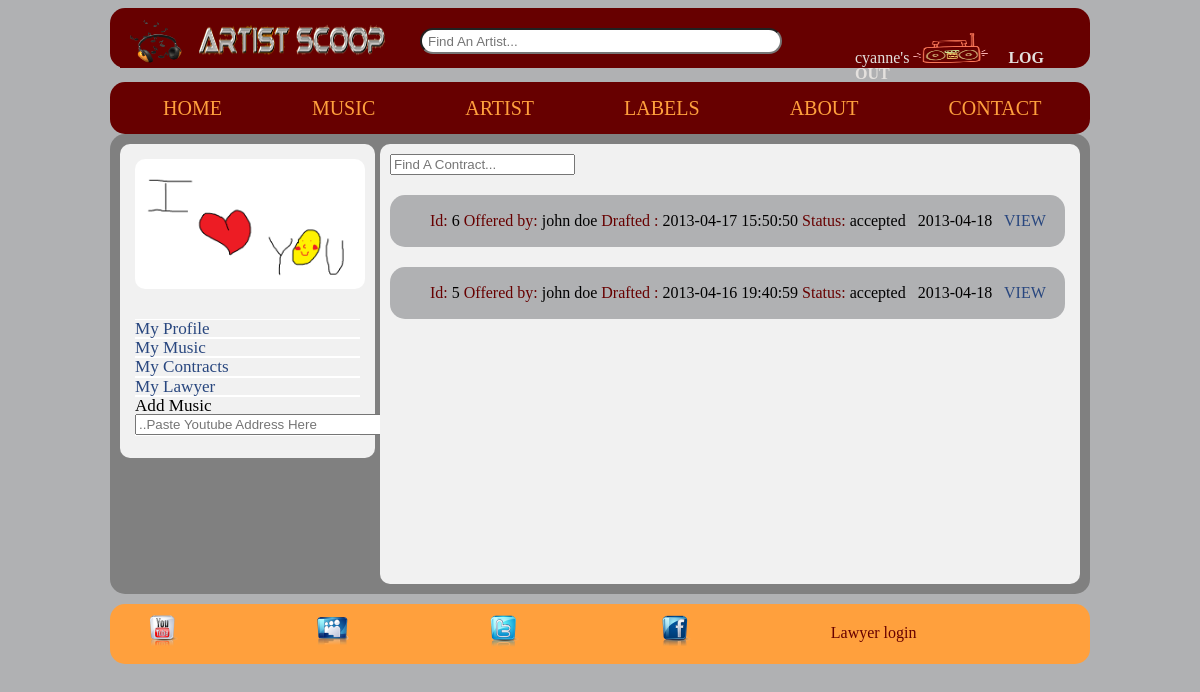
The page /artistContracts.php (signed in) on the database its author committed.
### tables this page shows
CREATE TABLE IF NOT EXISTS `tbluser` (
  `userid` int(11) NOT NULL AUTO_INCREMENT,
  `firstName` varchar(255) DEFAULT NULL,
  `lastName` varchar(255) DEFAULT NULL,
  `email` varchar(255) DEFAULT NULL,
  `password` varchar(50) DEFAULT NULL,
  `dSigniture` varchar(255) DEFAULT NULL,
  `userType` int(11) NOT NULL,
  `active` tinyint(4) NOT NULL DEFAULT '0',
  `dateAdded` timestamp NOT NULL DEFAULT CURRENT_TIMESTAMP,
  PRIMARY KEY (`userid`)
);

CREATE TABLE IF NOT EXISTS `tblartist` (
  `artistId` int(11) NOT NULL,
  `gender` varchar(50) DEFAULT NULL,
  `DOB` varchar(50) DEFAULT NULL,
  `bio` varchar(255) DEFAULT NULL,
  `stageName` varchar(255) DEFAULT NULL,
  `preferedGenre` varchar(255) DEFAULT NULL,
  `interest` varchar(50) DEFAULT NULL,
  `experience` varchar(255) DEFAULT NULL,
  `profilePhoto` varchar(255) DEFAULT NULL,
  `featured` tinyint(1) DEFAULT '0',
  PRIMARY KEY (`artistId`)
);

CREATE TABLE IF NOT EXISTS `tblcontract` (
  `contractId` int(11) NOT NULL AUTO_INCREMENT,
  `drafter` int(11) NOT NULL,
  `participant` int(11) NOT NULL,
  `Ctype` int(11) NOT NULL,
  `dateDrafted` timestamp NOT NULL DEFAULT CURRENT_TIMESTAMP,
  `status` varchar(50) DEFAULT NULL,
  `dateConfirmed` date DEFAULT NULL,
  PRIMARY KEY (`contractId`)
);

### artistContracts.php (the view, shortened to what this page needs)
<?php
if(isset($_SESSION['userid']) && isset($_SESSION['userType']))
{
	$uid = $_SESSION['userid'];
	$sql1 = "SELECT * FROM tbluser u, tblartist a WHERE u.userid=a.artistId and u.userid = '$uid';";
	$resultset1 = mysql_query($sql1);
	$count1=mysql_num_rows($resultset1);
	$tbl_name="tblcontract";
	$limit = 2;
	if(isset($_GET["page"]))
	{
		$page  = $_GET["page"];
		$start = ($page - 1) * $limit;
	}else
	{
		$start = 0;
	}
	$sql = "SELECT * FROM $tbl_name d, tbluser u WHERE participant = '$uid' AND d.drafter = u.userid ORDER BY contractId DESC LIMIT $start, $limit";
	$result = mysql_query($sql);
}
?>
<!DOCTYPE html PUBLIC "-//W3C//DTD XHTML 1.1//EN"
"http://www.w3.org/TR/xhtml11/DTD/xhtml11.dtd">
<html xmlns="http://www.w3.org/1999/xhtml" xml:lang="en">
<head>
	<link href="css/styles.css" rel="stylesheet" type="text/css" media="all"/>
	<link href="css/artist_content.css" rel="stylesheet" type="text/css" media="all"/>
	<link rel="stylesheet" type="text/css" href="css/reset.css" />
	<link rel="stylesheet" type="text/css" href="css/style.css" />
	<link rel="stylesheet" type="text/css" href="css/tooltipster.css" />
</head>
<body>
	<?php include "include/head.php";?>
	<div id="wrapper">
		<?php include "include/topNav.php";?>
		<div id="content">
			<?php include "include/artistNav.php";?>
			<div id="aContent">
			<div id ="cSearch">
				<div>
					<form>
						<span><input type="text" class="search rounded" placeholder="Find A Contract..." onkeyup="showContract(this.value)"></span>
					</form>
				</div>
			</div>
			<?php
			while($row = mysql_fetch_array($result))
			{ ?>
			<div id="contract">
				<ul>
					<li>
						<span style="color:#670000">Id:</span> <?php echo $row['contractId'];?>
						<span style="color:#670000">Offered by:</span> <?php echo $row['firstName'];?> <?php echo $row['lastName'];?>
						<span style="color:#670000">Drafted :</span> <?php echo $row['dateDrafted'];?>
						<span style="color:#670000">Status:</span> <?php echo $row['status'];?> &nbsp
						<?php if ($row['status'] != "accepted"){ ?>
						<a href="#" onclick="toggleContract('<?php echo $row["contractId"].'c'?>');"><img src="images/view.png" width="20px" height="20px"/></a> &nbsp
						<a href="processing/acceptContract.php?c=<?php echo $row['contractId'];?>&d=<?php echo $row['drafter'];?>"><img src="images/confirm.png" width="25px" height="20px"/></a>
						<?php } else echo $row["dateConfirmed"]." &nbsp <a href ='pdf/Contract/Contract.php?c=".$row['contractId']."' target='_blank'>VIEW</a>"; ?>
					</li>
				</ul>
			</div>
			<?php
		}
			?>
				</div>
			</div>
	</div>
	<?php include "include/footer.php";?>
</body>
</html>

### include/head.php (shortened to what this page needs)
<div id="header">
		<div id="banner">
			<a href="home.php"><img src="images/logo2.png" align="left" width="75x" height="50px"/></a>
			<a href="home.php"><img src="images/logo.gif" align="left" width="200x" height="50px"/>	</a>
		</div>
		<div id ="search">
			<div class="lighter">
				<form>
					<span><input type="text" class="search rounded" placeholder="Find An Artist..." onkeyup="showResult(this.value)"></span>
				</form>
			</div>
		</div>
		<div class="login">
		<?php if(isset($_SESSION['userType']))
						{
							if($_SESSION['userType']==3 ){
							?>
							<a href="getMusic.php"><?php echo $_SESSION['fname']."'s"?>
							<img src="images/my_page.png" width="75px" height="30px" />
							</a>&nbsp; &nbsp;
							<a href="processing/logout.php"><b>LOG OUT</b></a>
							<?php
							}else { ?>
									<a href="label_home.php"><img src="images/label.png" width="40x" height="30px" /></a>&nbsp; &nbsp;
									<a href="processing/logout.php"><b>LOG OUT</b></a>
									<?php
									}
						}else { ?>
								<a href="registration.php" style="margin-top:30px">Register with TTAS</a>&nbsp; &nbsp; &nbsp; &nbsp;
								<a href="login.php"><b>LOG IN</b></a>
								<?php
								}
								?>
		</div>
</div>

### include/topNav.php
<div id="nav">
	<ul>
		<li><a href="home.php">HOME</a></li>
		<li><a href="#">MUSIC</a></li>
		<li><a href="#">ARTIST</a></li>
		<li><a href="#">LABELS</a></li>
		<li><a href="#">ABOUT</a></li>
		<li><a href="#">CONTACT</a></li>
	</ul>
</div>

### include/artistNav.php (shortened to what this page needs)
<div id="umenu">
	<div id="navigation">
		<?php
			if($count1 > 0){
			$row1=mysql_fetch_array($resultset1);
				if ($row1["profilePhoto"] != ""){
		?>
				<img src="images/profiles/<?php echo $row1["profilePhoto"]?>" alt="profile pic"/>
				<?php 	} else{ ?>
				<img src="images/no_pic.jpg" alt="no pic"/>
				<?php
					}
				?>
		<?php
		if (!isset($_GET["u"])){
		?>
		<ul class="top-level">
			<li><a href="aProfile.php">My Profile</a></li>
			<li><a href="getMusic.php">My Music</a></li>
			<li><a href="artistContracts.php">My Contracts</a></li>
			<li>
				<a href="#">My Lawyer</a>
			</li>
			<li>Add Music &nbsp <input type="text" size="30" id="url" oninput="search(this.value)" placeholder="..Paste Youtube Address Here" onchange="show(this.value)"/></li>
		</ul>
		<?php
			}
		}
		?>
	</div>
</div>

### include/footer.php
<div id="footer">
		<table>
			<tr width="980px">
				<td width="190px">
					<a href="http://www.youtube.com?"><img src="images/youtube-icon.png" alt="YouTube" border="0"></a>
				</td>
				<td width="190px">
					<a href="http://www.myspace.com/Modules/PostTo/Pages/?u=&t="><img src="images/myspace-icon.png" alt="MySpace" border="0"></a>
				</td>
				<td width="190px">
					<a href="http://twitthis.com/twit?url=&title="><img src="images/twitter-icon.png" alt="Twitter" border="0"></a>
				</td>
				<td width="190px">
					<a href="http://www.facebook.com/share.php?u="><img src="images/facebook-icon.png" alt="Facebook" border="0"></a>
				</td>
				<td width="290px">
					<a href="lawyerlogin.php">Lawyer login</a>
				</td>
			</tr>
		</table>
</div>

### css/styles.css (style rules this page uses)
body { background-color:#B0B1B3; width:980px; margin-left:auto; margin-right:auto; }
#header img { border-style: none; }
#wrapper { width:980px; margin-left:auto; margin-right:auto; }
#header { width:970px; height: 50px; background-color:#670000; padding-top:10px; margin-bottom:5px; padding-left:10px; border-radius: 15px; -moz-border-radius: 15px; }
.login a:link, a:visited { text-decoration:none; color:#E4E1DE; border-style: none; }
.login { width:220px; float:left; margin-top:15px; }
#banner { width:280px; background-color:#670000; float:left; }
#search { width:420px; background-color:#670000; margin-left:10px; margin-top:10px; margin-right:10px; padding-right:15px; float:left; }
#search form { width:410px; margin-left:10px; }
#search .search { padding-left:6px; width:350px; height:20px; }
#search .rounded { border-radius:15px; -moz-border-radius:15px; -webkit-border-radius:15px; }
#nav { width:970px; float:left; background-color:#670000; padding-left:10px; padding-left:10px; border-radius: 15px; -moz-border-radius: 15px; }
#nav a:link,a:visited { font-size: 20px; padding-left: 43px; padding-right: 43px; color:#FFA03D; background-color:#670000; text-align:center; text-decoration:none; text-transform:uppercase; }
#nav ul { list-style-type:none; padding:0; }
#nav li { display:inline; float:center; }
#content { width:970px; min-height:400px; float:left; padding-top:10px; padding-left:10px; padding-bottom:10px; text-align:left; background-color:grey; border-radius: 15px; -moz-border-radius: 15px; }
#content ul { list-style-type:none; margin:5; }
#content a:link { text-decoration:none; color:#29477f; }
#footer { width:945px; height:50px; padding-top:10px; padding-left:35px; background-color:#FFA03D; background-repeat:no-repeat; background-position:center; margin-top:10px; border-radius: 15px; -moz-border-radius: 15px; }
#footer a:link { text-decoration:none; color:#670000; }

### css/artist_content.css (style rules this page uses)
#umenu { border-radius: 10px; -moz-border-radius: 10px; padding:5px; margin-right:5px; width:245px; background-color:#f1f1f1; float:left; }
#umenu img { border-radius: 10px; -moz-border-radius: 10px; margin:10px; width:230px; height:130px; border-style: none; }
#navigation { font-size:1.07em; width:235px; }
#navigation ul { margin-left:10px; padding:0px; }
#navigation li { list-style: none; }
#navigation ul.top-level { background:#f1f1f1; }
#navigation ul.top-level li { border-bottom: #fff solid; border-top: #fff solid; border-width: 1px; }
#aContent { border-radius: 10px; -moz-border-radius: 10px; padding:10px; width:680px; min-height:420px; background-color:#f1f1f1; float:left; }
#aContent a { text-decoration:none; color:#670000; }
#contract { text-align: left; padding-top:2px; padding-bottom:2px; margin-top:20px; background-color:#B0B1B3; width: 675px; min-height:30px; border-radius: 15px; -moz-border-radius: 15px; }

### css/tooltipster.css (style rules this page uses)
html { -webkit-font-smoothing: antialiased; }

### rows shown on the page
tbluser: tblartist.profilePhoto (picture)
tblcontract: contractId "6", tbluser.firstName "john", tbluser.lastName "doe", dateDrafted "2013-04-17 15:50:50", status "accepted", dateConfirmed "2013-04-18"
tblcontract: contractId "5", tbluser.firstName "john", tbluser.lastName "doe", dateDrafted "2013-04-16 19:40:59", status "accepted", dateConfirmed "2013-04-18"

### other values the page prints
$_SESSION['fname'] "cyanne"
